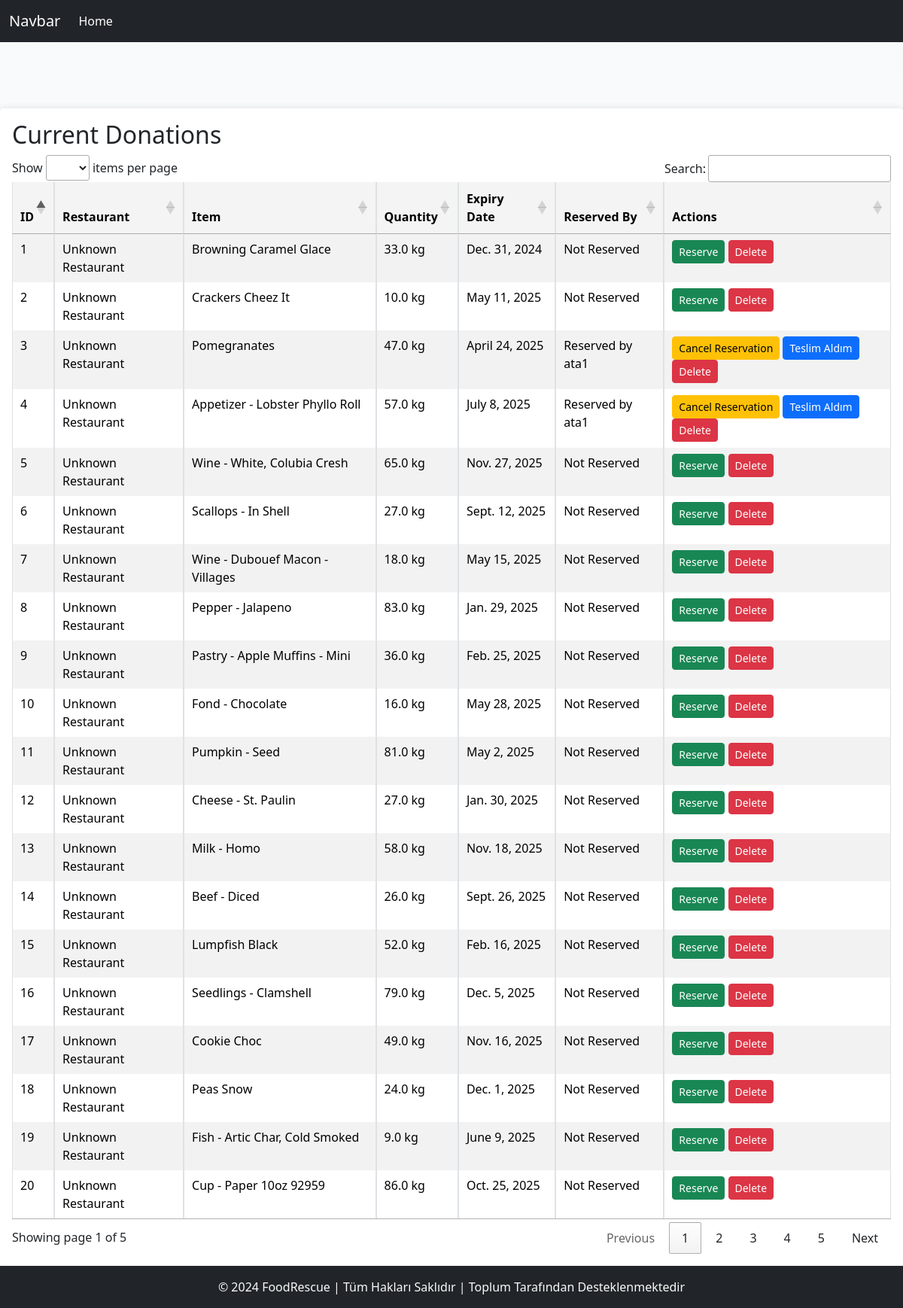
/donate (signed in), run on an earlier commit of the app's database.
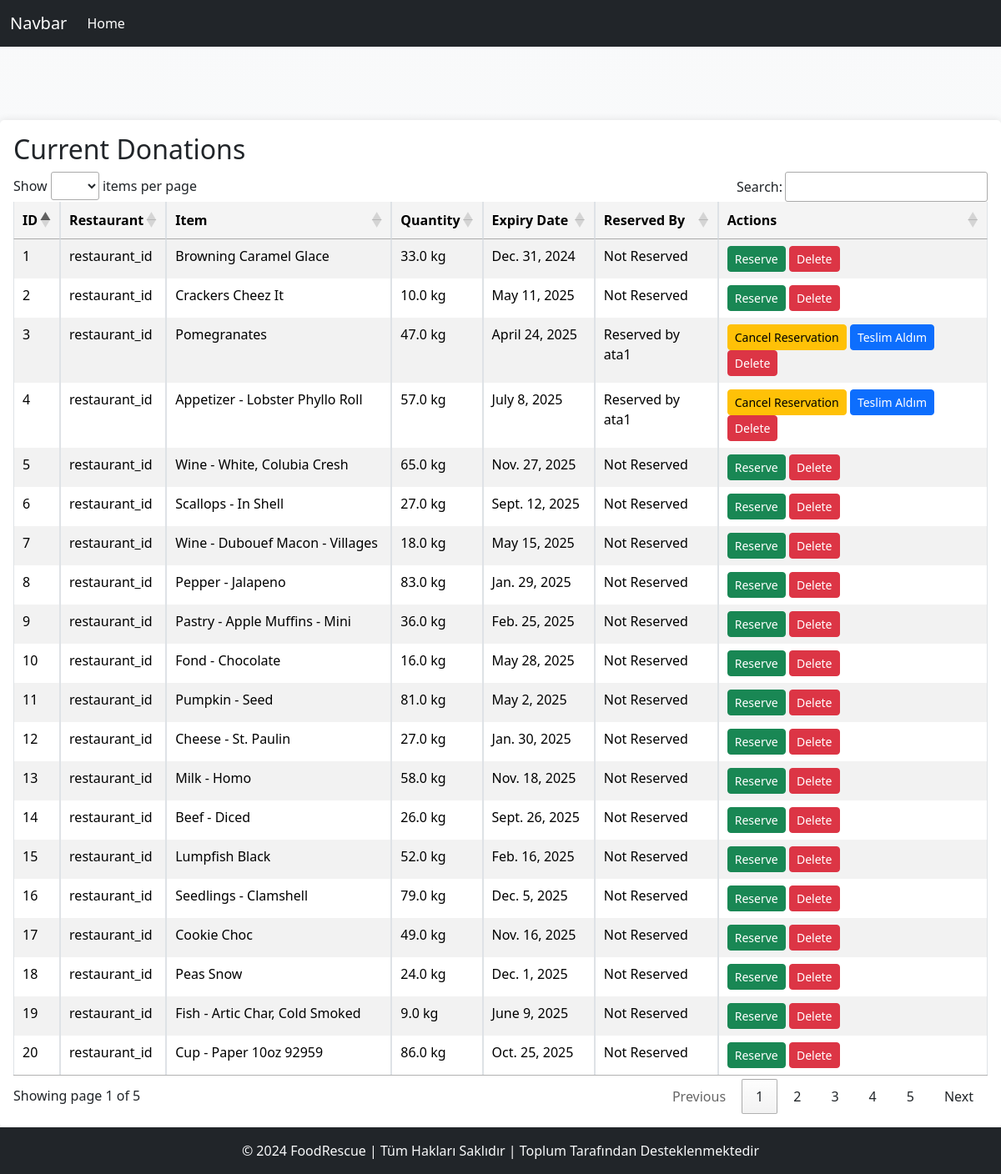
And on a later commit of the database.
### foodrescue/models.py (models this page shows, shortened)
class Donation(models.Model):
    id = models.AutoField(primary_key=True)
    restaurant = models.CharField(max_length=100, default='Unknown')
    item_name = models.CharField(max_length=100, default='Unknown Item')
    quantity = models.FloatField(validators=[MinValueValidator(0.01)])
    expiry_date = models.DateField()
    is_reserved = models.BooleanField(default=False)
    reserved_by = models.ForeignKey(User, on_delete=models.CASCADE, related_name='reserved_donations', null=True, blank=True)
    def formatted_quantity(self):
        return f"{self.quantity} kg"

class User(AbstractBaseUser):
    username = models.CharField(max_length=100, unique=True)
    password = models.CharField(max_length=128)
    is_superuser = models.BooleanField(default=False)
    phonenumber = models.CharField(max_length=15,blank=True, null=True)
    email = models.EmailField(blank=True, null=True)
    customerId = models.AutoField(primary_key=True)  # Remove default value
    createdAt = models.DateTimeField(auto_now_add=True)
    is_active = models.BooleanField(default=False)
    is_admin = models.BooleanField(default=False)
    is_staff = models.BooleanField(default=False)  # Add this line
    name = models.CharField(max_length=50, blank=True, null=True)
    surname = models.CharField(max_length=50, blank=True, null=True)
    isDonor = models.BooleanField(default=False)
    restaurant = models.CharField(max_length=100, blank=True, null=True)
    USERNAME_FIELD = 'username'
    objects = CustomUserManager()

### foodrescueapp/views.py (the view, shortened to what this page needs)
# urls.py: path('donate', views.create_donation_view, name='donate'),
@login_req
def create_donation_view(request):
    if not request.user.is_authenticated:
        messages.warning(request, "You need to log in to perform this action.")
        return redirect('login')
    if request.user.is_staff:
        donations = models.DonateOperations.get_current_donations()
    else:
        donations = models.DonateOperations.get_current_donations().filter(
            Q(is_reserved=False) |
            Q(reserved_by=request.user)
        )
    return render(request, 'app/donate.html', {'donations': donations })

### foodrescue/models.py (called while the page is built)
    @classmethod
    def get_current_donations(cls):
        return Donation.objects.filter()

### templates/app/donate.html (shortened to what this page needs)
{% load static %}
<!DOCTYPE html>
<html lang="en">
  <head>
    <link rel="stylesheet" href="{% static 'css/donate.css' %}" />
    <link rel="stylesheet" href="{% static 'css/bootstrap.min.css' %}" />
    <link
      rel="stylesheet"
      href="https://cdn.datatables.net/1.13.6/css/jquery.dataTables.min.css"
    />
  </head>
  <body class="d-flex flex-column min-vh-100">
    <nav class="navbar navbar-expand-lg navbar-dark bg-dark">
      <div class="container-fluid">
        <a class="navbar-brand" href="#">Navbar</a>
        <div class="collapse navbar-collapse" id="navbarNavAltMarkup">
          <div class="navbar-nav">
            <a class="nav-link active" href="{% url 'index' %}">Home</a>
          </div>
        </div>
      </div>
    </nav>
<main class="container flex-grow-1">
</main>
      <section class="donations-list mt-4">
        <h2>Current Donations</h2>
        <table id="donationsTable" class="table table-striped table-bordered">
          <thead class="thead-dark">
            <tr>
              <th>ID</th>
              <th>Restaurant</th>
              <th>Item</th>
              <th>Quantity</th>
              <th>Expiry Date</th>
              <th>Reserved By</th>
              <th>Actions</th>
            </tr>
          </thead>
          <tbody>
            {% for donation in donations %}
            <tr>
              <td>{{ donation.id }}</td>
              <td>{{ donation.restaurant }}</td>
              <td>{{ donation.item_name }}</td>
              <td>{{ donation.formatted_quantity }}</td>
              <td>{{ donation.expiry_date }}</td>
              <td>
                {% if donation.is_reserved %}
                  Reserved by {{ donation.reserved_by.username }}
                {% else %}
                  Not Reserved
                {% endif %}
              </td>
              <td>
                {% if not donation.is_reserved %}
                <form
                  method="post"
                  action="{% url 'reserve_donation' donation.id %}"
                  style="display: inline"
                >
                  <button type="submit" class="btn btn-success btn-sm">
                    Reserve
                  </button>
                </form>
                {% endif %}
                {% if donation.is_reserved and donation.reserved_by == user %}
                            <form
                method="post"
                action="{% url 'manage_reservation' donation.id %}"
                style="display: inline"
                >
                <button type="submit" name="cancel" class="btn btn-warning btn-sm">
                Cancel Reservation
                </button>
                </form>
                <form
                method="post"
                action="{% url 'manage_reservation' donation.id %}"
                style="display: inline"
                >
                <button type="submit" name="mark_received" class="btn btn-primary btn-sm">
                Teslim Aldım
                </button>
                </form>
                {% endif %}
                {% if user.is_staff %}
                <form
                  method="post"
                  action="{% url 'delete_donation' donation.id %}"
                  style="display: inline"
                >
                  <button type="submit" class="btn btn-danger btn-sm">
                    Delete
                  </button>
                </form>
                {% endif %}
              </td>
            </tr>
            {% endfor %}
          </tbody>
        </table>
      </section>
    <footer class="bg-dark text-light text-center py-3 mt-auto">
      <p class="mb-0">
        &copy; 2024 FoodRescue | Tüm Hakları Saklıdır | Toplum Tarafından Desteklenmektedir
      </p>
    </footer>
  </body>
</html>

### static/css/donate.css (style rules this page uses)
body { font-family: 'Roboto', sans-serif; background: linear-gradient(to bottom, #f8f9fa, #ffffff); }
main { padding: 2rem; }
.donations-list { background-color: white; padding: 1rem; border-radius: 5px; box-shadow: 0 0 10px rgba(0, 0, 0, 0.1); }
table.dataTable { width: 100%; border-collapse: collapse; }
table.dataTable th, table.dataTable td { text-align: left; padding: 10px; }
table.dataTable thead th { background-color: #f4f4f4; }

What changed in the data, as far as the page shows it:
changed Donation "Browning Caramel Glace": restaurant "Unknown Restaurant" → "restaurant_id"
changed Donation "Crackers Cheez It": restaurant "Unknown Restaurant" → "restaurant_id"
changed Donation "Pomegranates": restaurant "Unknown Restaurant" → "restaurant_id"
changed Donation "Appetizer - Lobster Phyllo Roll": restaurant "Unknown Restaurant" → "restaurant_id"
changed Donation "Wine - White, Colubia Cresh": restaurant "Unknown Restaurant" → "restaurant_id"
changed Donation "Scallops - In Shell": restaurant "Unknown Restaurant" → "restaurant_id"
changed Donation "Wine - Dubouef Macon - Villages": restaurant "Unknown Restaurant" → "restaurant_id"
changed Donation "Pepper - Jalapeno": restaurant "Unknown Restaurant" → "restaurant_id"
changed Donation "Pastry - Apple Muffins - Mini": restaurant "Unknown Restaurant" → "restaurant_id"
changed Donation "Fond - Chocolate": restaurant "Unknown Restaurant" → "restaurant_id"
changed Donation "Pumpkin - Seed": restaurant "Unknown Restaurant" → "restaurant_id"
changed Donation "Cheese - St. Paulin": restaurant "Unknown Restaurant" → "restaurant_id"
changed Donation "Milk - Homo": restaurant "Unknown Restaurant" → "restaurant_id"
changed Donation "Beef - Diced": restaurant "Unknown Restaurant" → "restaurant_id"
changed Donation "Lumpfish Black": restaurant "Unknown Restaurant" → "restaurant_id"
changed Donation "Seedlings - Clamshell": restaurant "Unknown Restaurant" → "restaurant_id"
changed Donation "Cookie Choc": restaurant "Unknown Restaurant" → "restaurant_id"
changed Donation "Peas Snow": restaurant "Unknown Restaurant" → "restaurant_id"
changed Donation "Fish - Artic Char, Cold Smoked": restaurant "Unknown Restaurant" → "restaurant_id"
changed Donation "Cup - Paper 10oz 92959": restaurant "Unknown Restaurant" → "restaurant_id"
